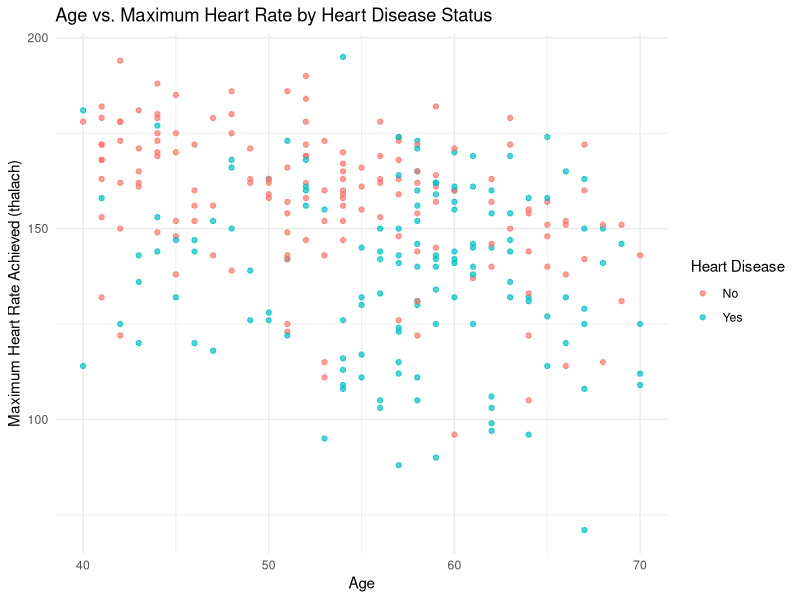

Reproduce this figure in R.
# Load necessary libraries
library(tidyverse)
library(here)

# Load the processed data
heart_data <- read_csv(here("data", "heart_data.csv"))

# Create the plot
plot <- heart_data %>% 
  mutate(any_heart_disease = factor(any_heart_disease, levels = c(0, 1), labels = c("No", "Yes"))) %>% 
  ggplot(aes(x = age, y = thalach, color = any_heart_disease)) + 
  geom_point(alpha = 0.7) + 
  labs(title = "Age vs. Maximum Heart Rate by Heart Disease Status",
       x = "Age",
       y = "Maximum Heart Rate Achieved (thalach)",
       color = "Heart Disease") + 
  theme_minimal()

# Save the plot as a PDF
ggsave(here("results", "age_vs_max_hr.pdf"), plot = plot, device = "pdf")
